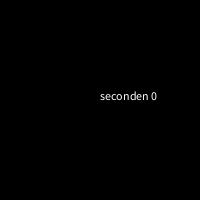
Frame 1 (no input)
Frame 60 (the mouse pressed at the canvas centre just before this capture): identical to frame 1, image omitted
Frame 120 (the mouse held since frame 60 and released just before this capture): identical to frame 1, image omitted

The Processing sketch that drew this single still picture (run headless with seeded random() and noise(); from frame 60 on, the mouse is pressed at the canvas centre):

// Processing sketch: Sketch_12_4
// ── Sketch_12_4.pde
int seconds;
int oldseconds;
   boolean go;
void setup() {
  size(200, 200);
  background(0);

}

void draw(){
  background(0,0,0);
  if(go){
   seconds=millis()/1000 - oldseconds/1000; 
  }


   text("seconden " + seconds,100,100);

}
void keyReleased(){
  if(keyCode == 32){
  if(!go){
    oldseconds = millis();
 
  }
  go = true;
  }
  if (keyCode == 40){
    
    go = false;
  }
}
